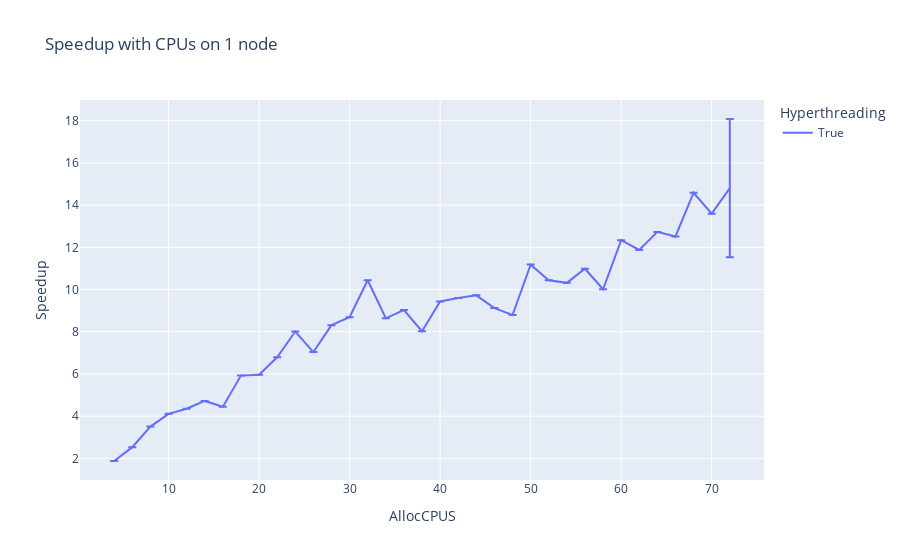

Notebook code for this chart:
### Code cell
fig1.show()

### Figure 1 — Plotly figure (JSON) as saved in the notebook; plotly's stock layout.template omitted (floating-point values rounded to 4 significant figures; data arrays with more than 128 entries replaced by an {"elided": "..."} marker saying what was removed)
{"data": [{"customdata": {"elided": "35x6 mixed values"}, "error_y": {"array": [null, null, null, null, null, null, null, null, null, null, null, null, null, null, null, null, null, null, null, null, null, null, null, null, null, null, null, null, null, null, null, null, null, null, 3.274]}, "hovertemplate": "Elapsed_s=%{customdata[3]}<br>CpuEfficiency=%{customdata[4]:.0%}<br>MaxRSS=%{customdata[5]:.2s%}<extra></extra>", "legendgroup": "True", "line": {"color": "#636efa", "dash": "solid"}, "mode": "lines", "name": "True", "orientation": "v", "showlegend": true, "type": "scatter", "x": [4, 6, 8, 10, 12, 14, 16, 18, 20, 22, 24, 26, 28, 30, 32, 34, 36, 38, 40, 42, 44, 46, 48, 50, 52, 54, 56, 58, 60, 62, 64, 66, 68, 70, 72], "xaxis": "x", "y": [1.876, 2.532, 3.508, 4.11, 4.354, 4.722, 4.446, 5.922, 5.962, 6.789, 8.011, 7.038, 8.313, 8.69, 10.44, 8.639, 9.029, 8.026, 9.435, 9.599, 9.726, 9.122, 8.794, 11.18, 10.44, 10.32, 10.99, 10.01, 12.34, 11.88, 12.73, 12.52, 14.59, 13.6, 14.81], "yaxis": "y"}], "layout": {"autosize": true, "legend": {"title": {"text": "Hyperthreading"}, "tracegroupgap": 0}, "title": {"text": "Speedup with CPUs on 1 node"}, "xaxis": {"anchor": "y", "autorange": true, "domain": [0, 1], "range": [0.2222, 75.78], "title": {"text": "AllocCPUS"}, "type": "linear"}, "yaxis": {"anchor": "x", "autorange": true, "domain": [0, 1], "range": [0.9752, 18.98], "title": {"text": "Speedup"}, "type": "linear"}}}
